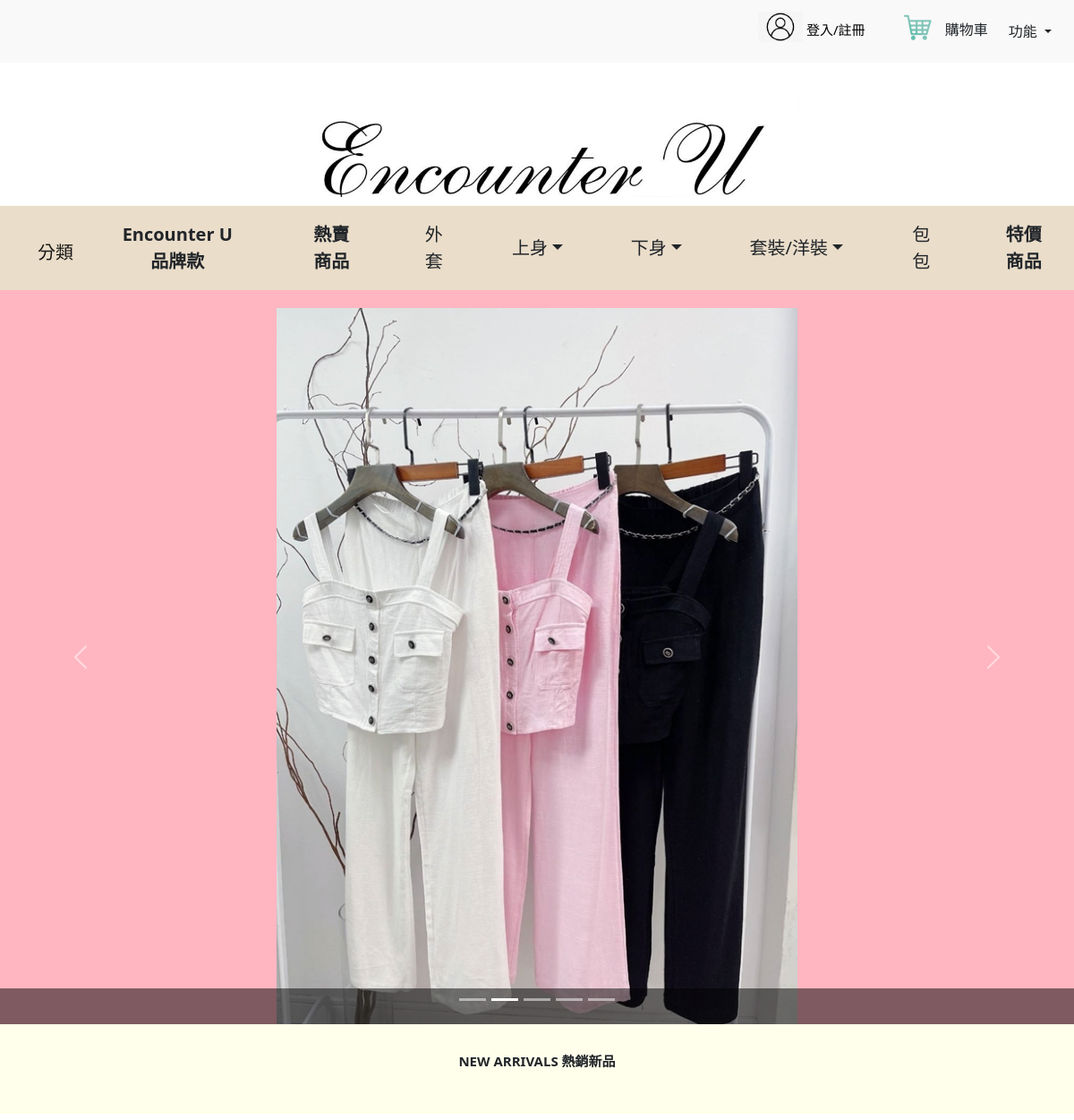
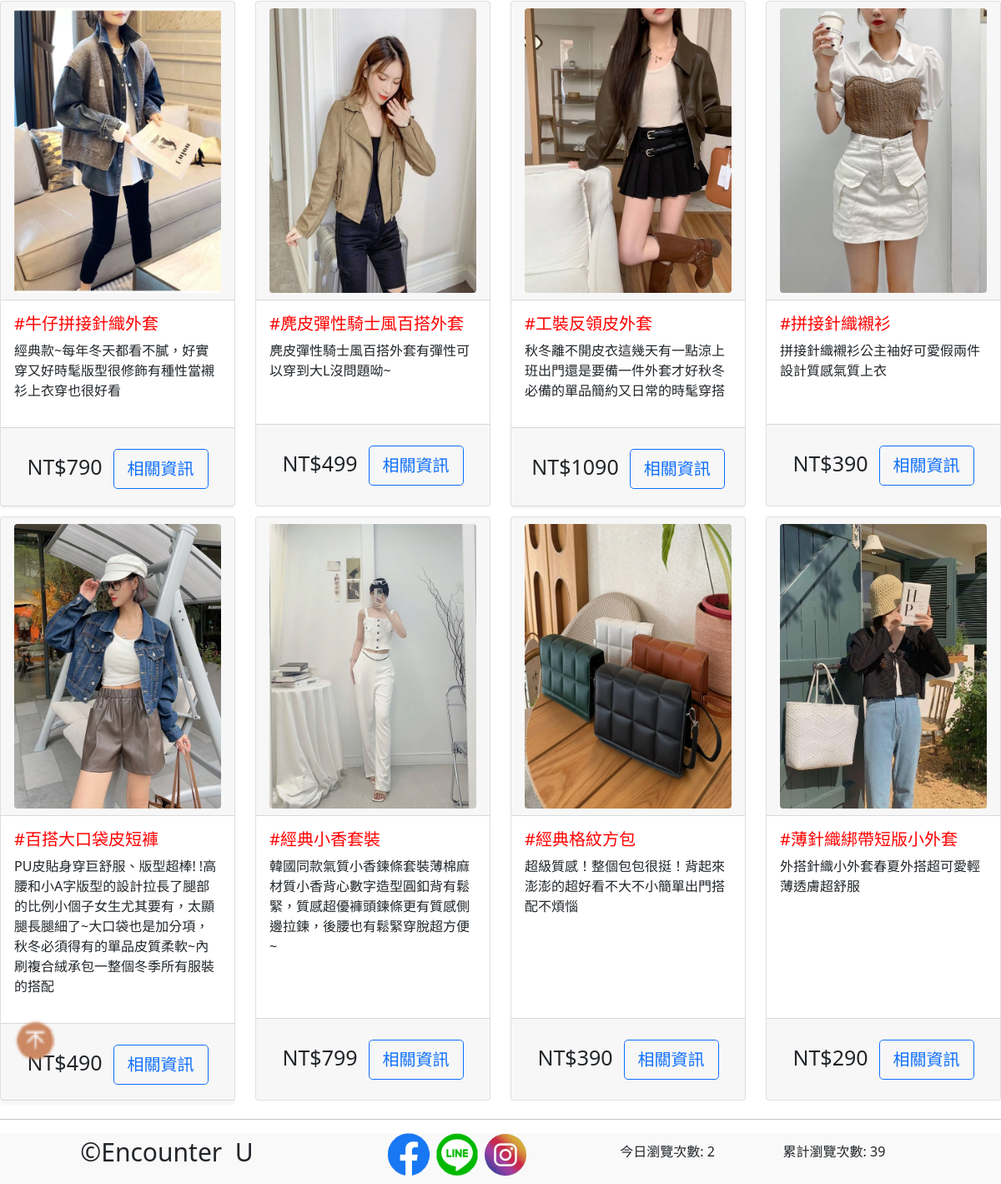
The page / on the database its author committed (2 pictures, top to bottom).
### shopping_app/models.py (models this page shows)
class ImageModel(models.Model):
    ImageID = models.AutoField(primary_key=True, verbose_name='圖片ID')
    Product_id = models.ForeignKey(Products, on_delete=models.CASCADE, verbose_name='商品ID', related_name='images')
    ImageName = models.CharField(max_length=100, verbose_name='圖片名稱')

class Products(models.Model):
    ProductID = models.AutoField(primary_key=True, verbose_name='商品ID')
    ProductName = models.CharField(max_length=100, verbose_name='商品名稱' , default='')
    Price = models.IntegerField(default=0, verbose_name='價格')
    Type_id = models.ForeignKey(ProductTypeModel, on_delete=models.CASCADE, verbose_name='分類ID')

class DescriptionModel(models.Model):
    DescriptionID = models.AutoField(primary_key=True, verbose_name='敘述ID')
    Product_id = models.ForeignKey(Products, on_delete=models.CASCADE, verbose_name='商品ID', related_name='descriptions')
    Description = models.TextField(verbose_name='敘述')

### shopping_app/views.py (the view)
# urls.py: path('',views.subject),  #首頁
def subject(request):  #首頁
    global cartlist
    if 'cartlist' in request.session:  #若session中存在cartlist就讀出
        cartlist = request.session['cartlist']
    else:  #重新購物
        cartlist = []
    images = ImageModel.objects.all()
    productall = Products.objects.all()
    descriptions = DescriptionModel.objects.all()
    first_images = {}
    for i in productall:
        product_images = images.filter(Product_id=i.ProductID)
        if product_images:
            first_images[i.ProductID] = product_images[0]
    user_id = request.session.get('user_id')
    print('user_id = ', user_id)
    if user_id:
        user = registered_user.objects.get(id=user_id)
    page_name = 'subject'  # 此處使用您的頁面名稱
    page, created = PageView.objects.get_or_create(page_name=page_name, date=datetime.date.today())
    page.total_views = PageView.objects.aggregate(Sum('daily_views'))['daily_views__sum'] or 0
    page.daily_views += 1
    page.total_views += 1
    page.save()
    total_views = page.total_views
    daily_views = page.daily_views
    tomorrow = timezone.now() + timezone.timedelta(days=1)
    tomorrow = timezone.datetime.replace(tomorrow, hour=0, minute=0, second=0)
    expires = timezone.datetime.strftime(tomorrow, "%a, %d-%b-%Y %H:%M:%S GMT")
    response = render(request, "subject.html", {"total_views": total_views, "daily_views": daily_views})
    response.set_cookie("total_views", str(total_views), expires=expires)
    return render(request, "subject.html", locals())

### templates/subject.html (shortened to what this page needs)
<!DOCTYPE html>
<html lang="zh-tw">
<head>
    {% load static %}
    <link rel="stylesheet" href="{% static '/css/bootstrap.min.css' %}">
    <link rel="stylesheet" href="{% static '/subject.css' %}">
</head>
<body>
    <nav class="navbar navbar-light bg-rgb(255, 255, 235) navbar-expand-md" id="top-1">
        <div class="container-fluid">
            <div class="d-flex justify-content-center align-items-center">
                <p id="cart_text" class="d-md-inline">
                    <div>
                        {% if user_id %}
                            <div>
                                <a href="{% url 'logout' %}" id="sign_in">
                                    <img src="{% static './images/member4_0.png' %}" id="member" /> {{ user.Username }} / 登出
                                </a>
                            </div>
                        {% else %}
                            <div>
                                <a href="{% url 'login' %}" id="sign_in">
                                    <img src="{% static './images/member4_0.png' %}" id="member" /> 登入/註冊
                                </a>
                            </div>
                        {% endif %}
                    </div>
                    <div id="cart_container" style="margin-left: 10px;">
                        {% if user_id %}
                            <a href="/cart/">
                                <img src="{% static '/images/car.png' %}" id="cart" />
                            </a>
                            <p class="d-md-inline d-none">
                                <a href="/cart/">
                                    購物車
                                </a>
                            </p>
                        {% else %}
                            <img src="{% static '/images/car.png' %}" id="cart" href="javascript:void(0);" onclick="doublecheck_login();" />
                            <p class="d-md-inline d-none" id="top-2" href="javascript:void(0);" onclick="doublecheck_login();">購物車</p>
                        {% endif %}
                    </div>
                    <div class="dropdown" id="top-2" style="margin-left: 10px;">
                        <a class="btn btn-second btn-md dropdown-toggle" href="#" role="button" id="dropdownMenuLink" data-bs-toggle="dropdown" aria-haspopup="true" aria-expanded="false">
                            功能
                        </a>
                    </div>
                </p>
            </div>
        </div>
    </nav>
    <div class="container-fluid" id="logo" align="center">
        <strong><a href="/subject/"><img src="{% static './images/LOGO2.png' %}" alt="Encounter" id="logo_image"></a></strong>
    </div>
    <nav class="navbar navbar-expand-md navbar-light" id="btn-1" align="center">
        <div class="container-fluid">
            <a class="navbar-brand" href="#">分類</a>
            <div class="collapse navbar-collapse" id="navbarSupportedContent">
                <ul class="navbar-nav me-auto mb-2 mb-lg-0">
                    <div class="btn-group" >
                        <div class="btn2">
                            <a href="/classification/brand/" type="button" class="btn dropdown btn-lg"><strong>Encounter U 品牌款</strong></a>
                        </div>
                    </div>
                    <div class="btn-group">
                        <div class="btn2">
                            <a href="/classification/hot/" type="button" class="btn dropdown btn-lg"><strong>熱賣商品</strong></a>
                        </div>
                    </div>
                    <div class="btn-group" >
                        <div class="btn-group">
                            <div class="btn2">
                                <a href="/classification/caot/" type="button" class="btn dropdown btn-lg">外套</a>
                            </div>
                        </div>
                    </div>
                    <div class="btn-group" >
                        <div class="btn-group dropdown" id="btn1">
                            <button type="button" class="btn dropdown-toggle btn-lg" data-bs-toggle="dropdown">上身</button>
                        </div>
                    </div>
                    <div class="btn-group" >
                        <div class="btn-group dropdown"id="btn1">
                            <button type="button" class="btn dropdown-toggle btn-lg" data-bs-toggle="dropdown">下身</button>
                        </div>
                    </div>
                    <div class="btn-group">
                        <div class="btn-group dropdown"id="btn1">
                            <button type="button" class="btn dropdown-toggle btn-lg" data-bs-toggle="dropdown">套裝/洋裝</button>
                        </div>
                    </div>
                    <div class="btn-group">
                        <div class="btn-group">
                            <div class="btn2">
                                <a href="/classification/bag/" type="button" class="btn dropdown btn-lg">包包</a>
                            </div>
                        </div>
                    </div>
                    <div class="btn-group">
                        <div class="btn-group">
                            <div class="btn2">
                                <a href="/classification/discount/" type="button" class="btn dropdown btn-lg"><strong>特價商品</strong></a>
                            </div>
                        </div>
                    </div>
                </ul>
            </div>
        </div>
    </nav>
    <div class="carousel slide" id="myCarousel" data-bs-ride="carousel"data-bs-interval="2500"  >
        <ol class="carousel-indicators" >
            <li data-bs-target="#myCarousel" data-bs-slide-to="0" class="active">
            <li data-bs-target="#myCarousel" data-bs-slide-to="1"></li>
            <li data-bs-target="#myCarousel" data-bs-slide-to="2"></li>
            <li data-bs-target="#myCarousel" data-bs-slide-to="3"></li>
            <li data-bs-target="#myCarousel" data-bs-slide-to="4"></li>
        </ol>
        <div class="carousel-inner"align="center">
            <div class="carousel-item" >
                <a href="/productcontent/6/">
                    <img src="{% static 'images/' %}{{ images.45.ImageName }}" class="d-block img-fluid " alt="h2" id="float_image"/>
                </a>
                <div class="carousel-caption d-none d-md-block"></div>
            </div>
        </div>
            <button class="carousel-control-prev "  data-bs-target="#myCarousel"data-bs-slide="prev">
                <span class="carousel-control-prev-icon" aria-hidden="true"></span>
            </button>
            <button class="carousel-control-next "  data-bs-target="#myCarousel"data-bs-slide="next">
                <span class="carousel-control-next-icon" aria-hidden="true"></span>
            </button>
    </div>
    <div class="container-fluild" align="center" id="NEW">
        <strong><p>NEW ARRIVALS 熱銷新品</p></strong>
    </div>
    <div class="row justify-content-between" id="goods">
        {% for product in productall %}
            <div class="col-12 col-md-6 col-lg-3">
                <div class="card mt-2" id="card">
                    <div class="card-header">
                        {% for product_id, first_image in first_images.items %}
                            {% if first_image.Product_id == product %}
                                <img class="card-img-bottom rounded mx-auto d-block" src="{% static 'images/' %}{{ first_image.ImageName  }}"/>
                            {% endif %}
                        {% endfor %}
                    </div>
                    <div class="card-body" id="card_body">
                        <div class="card-tittle h5">#{{ product.ProductName }}</div>
                        {% for description in descriptions %}
                            {% if description.Product_id == product %}
                                <div class="card-text pb-3">{{ description.Description }}</div>
                            {% endif %}
                        {% endfor %}
                    </div>
                    <div class="card-footer" id="card_footer">
                        <div class="card-text pb-3 text-front" id="nowrap">
                            NT${{ product.Price }} &nbsp;<a href="/productcontent/{{ product.ProductID }}" class="btn btn-outline-primary btn-lg">相關資訊</a>
                        </div>
                    </div>
                </div>
            </div>
        {% endfor %}
    </div>
    <a href="{% url 'subject' %}"  id="back"><img src="{% static './images/b.png' %}" ></a>
    <hr >
    <footer>
        <div class="container-fluid">
            <div class="row">
                <div class="text-center col-lg-4">
                    <p id="atlogo">&copy;Encounter&nbsp;&nbsp;U</p>
                </div>
                <div class="text-center col-lg-3" id="socials">
                    <a href="#"><img src="{% static './images/fb.png' %}" alt="fb"></a>&nbsp;
                    <a href="#"><img src="{% static './images/line1.png' %}" alt="line1"></a>&nbsp;
                    <a href="#"><img src="{% static './images/ig.png' %}" alt="ig"></a>&nbsp;
                </div>
                <div class="text-center col-lg-2   d-flex  align-items-center d-md-inline d-sm-none" id="surfing">
                    <p>今日瀏覽次數: {{ daily_views }}</p>
                </div>
                <div class="text-center col-lg-2 d-flex  align-items-center d-md-inline d-sm-none" id="surfing">
                    <p>累計瀏覽次數: {{ total_views }}</p>
                </div>
            </div>
            </div>
    </footer>
</body>
</html>

### static/subject.css (style rules this page uses)
* { margin: 0px; padding: 0px; width: auto; }
footer { background-color: #f9f9f9; }
#top-1 { position: relative; height: 70px; background-color: #f9f9f9; z-index: 4; }
#cart_text { font-size: 15px; margin-right: 60px; margin-bottom: 3px; color: #000; text-decoration: none; }
#sign_in { font-size: 15px; margin-right: 25px; height: auto; margin-top: 10px; color: #000; text-decoration: none; }
a { color: #000; text-decoration: none; }
#member { width: 50px; margin-bottom: 10px; }
#cart { width: 50px; margin-bottom: 10px; height: auto; }
#logo_image { background-color: white; width: auto; margin-top: 40px; margin-bottom: 10px; width: 50%; height: auto; }
.navbar-brand { margin: 10px 30px 0px 30px; }
#btn-1.navbar { position: relative; z-index: 3; width: auto ; background-color:#EADDCA; }
.carousel-item img { max-width: 100%; height: 100%; object-fit: cover; }
.carousel-control-prev, .carousel-control-next { font-size: 2rem; }
@media (min-width: 768px) { .carousel-caption { background: rgba(0, 0, 0, 0.5); position: absolute; bottom: 0; left: 0; right: 0; } }
.carousel { padding-top: 20px; background-color: lightpink; z-index: 1; }
#float_image { height: 800px; background-size:contain; }
#NEW { padding-top: 30px; font-size: 15px; z-index: 2; height: 100px; background-color: #FFFFEB; }
#card { font-weight:auto; width: auto; height: 98%; }
.card-img-bottom { max-width: max-content; max-height: max-content; }
.card-tittle { color: red; }
.card-footer { padding-top: 25px; text-align: center; font-size: 25px; width: 100%; display: flex; justify-content: center; align-items: center; flex-wrap: nowrap; }
#back { position: fixed; bottom: 130px; transition: transform 0.3s ease; z-index: 0; }
#atlogo { font-size: 30px; white-space: nowrap; }
#surfing { padding-top: 10px; }

### rows shown on the page
ImageModel: ImageName (picture)
Products: ProductName "牛仔拼接針織外套", Price "790"
ImageModel: ImageName (picture)
DescriptionModel: Description "經典款~每年冬天都看不膩，好實穿又好時髦版型很修飾有種性當襯衫上衣穿也很好看"
Products: ProductName "麂皮彈性騎士風百搭外套", Price "499"
ImageModel: ImageName (picture)
DescriptionModel: Description "麂皮彈性騎士風百搭外套有彈性可以穿到大L沒問題呦~"
Products: ProductName "工裝反領皮外套", Price "1090"
ImageModel: ImageName (picture)
DescriptionModel: Description "秋冬離不開皮衣這幾天有一點涼上班出門還是要備一件外套才好秋冬必備的單品簡約又日常的時髦穿搭"
Products: ProductName "拼接針織襯衫", Price "390"
ImageModel: ImageName (picture)
DescriptionModel: Description "拼接針織襯衫公主袖好可愛假兩件設計質感氣質上衣"
Products: ProductName "百搭大口袋皮短褲", Price "490"
ImageModel: ImageName (picture)
DescriptionModel: Description "PU皮貼身穿巨舒服、版型超棒! !高腰和小A字版型的設計拉長了腿部的比例小個子女生尤其要有，太顯腿長腿細了~大口袋也是加分項，秋冬必須得有的單品皮質柔軟~內刷複合絨承包一整個冬季所有服裝的搭配"
Products: ProductName "經典小香套裝", Price "799"
ImageModel: ImageName (picture)
DescriptionModel: Description "韓國同款氣質小香鍊條套裝薄棉麻材質小香背心數字造型圓釦背有鬆緊，質感超優褲頭鍊條更有質感側邊拉鍊，後腰也有鬆緊穿脫超方便~"
Products: ProductName "經典格紋方包", Price "390"
ImageModel: ImageName (picture)
DescriptionModel: Description "超級質感！整個包包很挺！背起來澎澎的超好看不大不小簡單出門搭配不煩惱"
Products: ProductName "薄針織綁帶短版小外套", Price "290"
ImageModel: ImageName (picture)
DescriptionModel: Description "外搭針織小外套春夏外搭超可愛輕薄透膚超舒服"

### other values the page prints
{{ daily_views }} "2"
{{ total_views }} "39"
